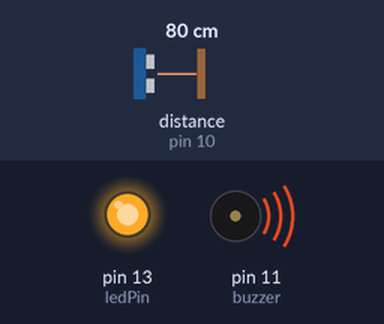
A sketch run on a simulated Arduino Uno, built with avr-gcc and run on an emulated ATmega328P. On the bench: output pins drawn as LEDs (lit = HIGH), buzzer (waves = sounding, pin HIGH). Wiring (inferred from the names in the program): ultrasonic range finder: trigger pin 9; echo pin 10. The test bench sets the inputs (shaded band); at power-on: distance to the obstacle (sensor on pin 10) 80 cm. The echo pulse lasts 58.3 µs per cm; pins used as bus, display or sensor lines are not drawn; what the sketch prints to the serial monitor is not drawn.

Above: at 1.2 s.
1.3 s: distance to the obstacle (sensor on pin 10) set to 250 cm
4.3 s: distance to the obstacle (sensor on pin 10) set to 299 cm
Timing chart, 0 to 7.3 s (numbered marks = the images above; inputs shaded):
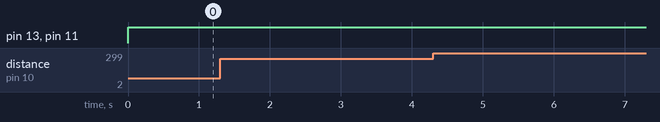

Measured:
- after the input at 1.3 s, every drawn part: stays the same
- after the input at 4.3 s, every drawn part: stays the same

The sketch:

smart_stick_code.ino
```cpp
const int trigPin=9;
const int echoPin=10;
const int buzzer=11;
const int ledPin=13;
long duration ;
int distance ,safetyDistance;

void setup() {
  pinMode(trigPin,OUTPUT);
  pinMode(echoPin,INPUT);
  pinMode(buzzer,OUTPUT);
  pinMode(ledPin,OUTPUT);
  Serial.begin(9600);
}

void loop() {
  // put your main code here, to run repeatedly:
digitalWrite(trigPin,LOW);
delayMicroseconds(2);
digitalWrite(trigPin,HIGH);
delayMicroseconds(2);
digitalWrite(trigPin,LOW);
duration = pulseIn(echoPin,HIGH);
safetyDistance = distance;

if(safetyDistance <=5)
{
  digitalWrite(buzzer,HIGH);
  digitalWrite(ledPin,HIGH);
}

else{
  digitalWrite(buzzer,LOW);
  digitalWrite(ledPin,LOW);

}
Serial .print("Distance:  ");
Serial .println(distance);

}
```
